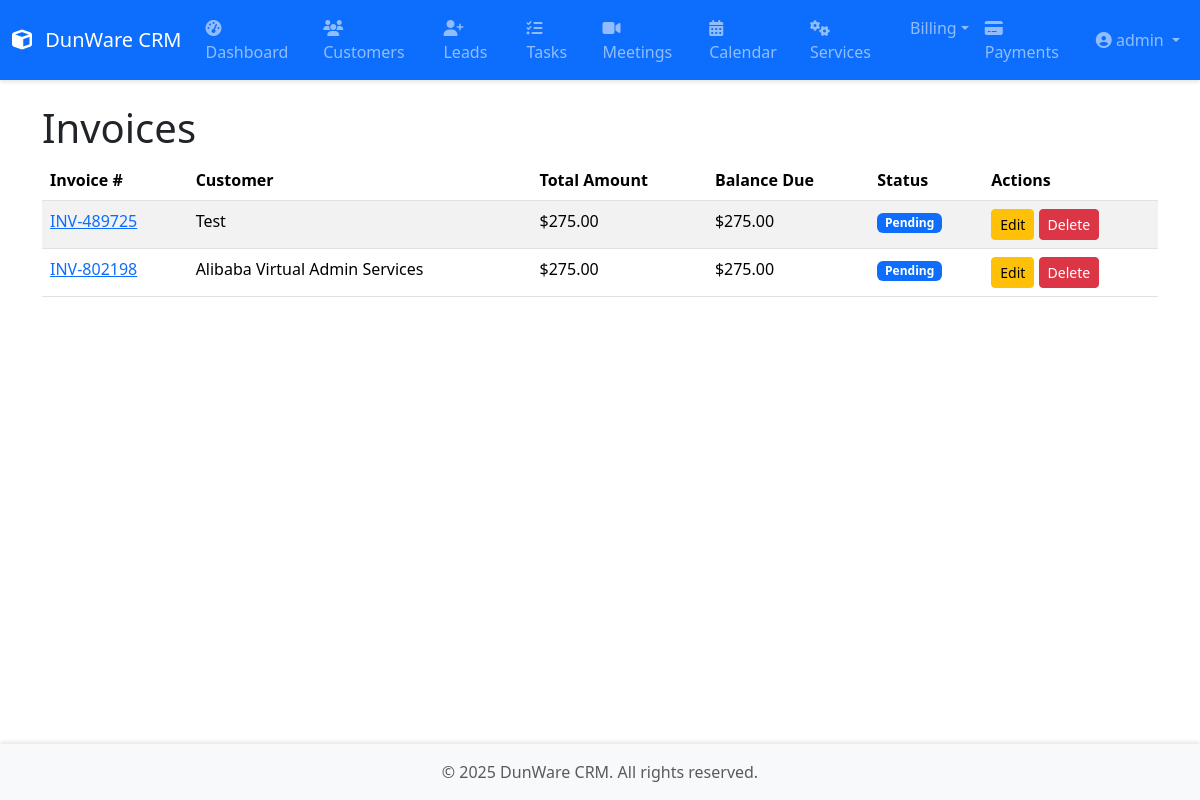
The app's page /billing/invoices/ (signed in) with its own data.
### core/models.py (models this page shows, shortened)
class Invoice(models.Model):
    STATUS_CHOICES = [
        ('pending', 'Pending'),
        ('paid', 'Paid'),
        ('overdue', 'Overdue'),
        ('cancelled', 'Cancelled')
    ]
    customer = models.ForeignKey('Customer', on_delete=models.CASCADE, related_name='invoices')
    services = models.ManyToManyField('ServiceSubscription', blank=True, related_name='invoices')
    invoice_number = models.CharField(max_length=20, unique=True)
    issue_date = models.DateField(default=timezone.now)
    due_date = models.DateField()
    total_amount = models.DecimalField(max_digits=10, decimal_places=2, default=0.00)
    amount_due = models.DecimalField(max_digits=10, decimal_places=2, default=0.00)  # ✅ Track remaining balance
    status = models.CharField(max_length=20, choices=STATUS_CHOICES, default='pending')
    created_at = models.DateTimeField(auto_now_add=True)
    @property
    def balance_due(self):
        total_paid = sum(payment.amount for payment in self.payments.all())
        return max(self.total_amount - total_paid, 0)

class Customer(models.Model):
    CUSTOMER_STATUS = [
        ('active', 'Active'),
        ('inactive', 'Inactive'),
        ('pending', 'Pending')
    ]
    company_name = models.CharField(max_length=200)
    contact_person = models.CharField(max_length=100)
    email = models.EmailField()
    phone = models.CharField(max_length=15)
    address = models.TextField()
    city = models.CharField(max_length=100)
    state = models.CharField(max_length=100)
    zip_code = models.CharField(max_length=10)
    website = models.URLField(blank=True, null=True)
    status = models.CharField(max_length=20, choices=CUSTOMER_STATUS, default='active')
    assigned_to = models.ForeignKey(Employee, on_delete=models.SET_NULL, null=True, related_name='customers')
    created_at = models.DateTimeField(auto_now_add=True)
    updated_at = models.DateTimeField(auto_now=True)

### core/views.py (the view)
# urls.py: path('billing/invoices/', views.InvoiceListView.as_view(), name='invoice-list'),
class InvoiceListView(LoginRequiredMixin, ListView):
    model = Invoice
    template_name = 'core/invoice_list.html'
    context_object_name = 'invoices'
    paginate_by = 10
    def get_queryset(self):
        return Invoice.objects.exclude(status='paid').order_by('-created_at')

### core/templates/core/invoice_list.html (shortened to what this page needs)
{% extends 'core/base.html' %}
{% block content %}
<div class="container">
    <h1>Invoices</h1>
    <table class="table table-striped">
        <thead>
            <tr>
                <th>Invoice #</th>
                <th>Customer</th>
                <th>Total Amount</th>
                <th>Balance Due</th>
                <th>Status</th>
                <th>Actions</th>
            </tr>
        </thead>
        <tbody>
            {% for invoice in invoices %}
            <tr>
                <td><a href="{% url 'invoice-detail' invoice.pk %}">{{ invoice.invoice_number }}</a></td>
                <td>{{ invoice.customer.company_name }}</td>
                <td>${{ invoice.total_amount|floatformat:2 }}</td>
                <td>${{ invoice.balance_due|floatformat:2 }}</td>
                <td>
                    <span class="badge bg-{% if invoice.status == 'paid' %}success{% elif invoice.status == 'partially_paid' %}warning{% elif invoice.status == 'overdue' %}danger{% else %}primary{% endif %}">
                        {{ invoice.get_status_display }}
                    </span>
                </td>
                <td>
                    <a href="{% url 'invoice-update' invoice.pk %}" class="btn btn-warning btn-sm">Edit</a>
                    <a href="{% url 'invoice-delete' invoice.pk %}" class="btn btn-danger btn-sm">Delete</a>
                </td>
            </tr>
            {% endfor %}
        </tbody>
    </table>
</div>
{% endblock %}

### core/templates/core/base.html (shortened to what this page needs)
{% load static %}
<!DOCTYPE html>
<html lang="en">
<head>
    <link href="https://cdn.jsdelivr.net/npm/bootstrap@5.3.2/dist/css/bootstrap.min.css" rel="stylesheet">
    <link href="https://cdn.jsdelivr.net/npm/@fortawesome/fontawesome-free@6.4.2/css/all.min.css" rel="stylesheet">
    <link href="https://cdn.jsdelivr.net/npm/flatpickr/dist/flatpickr.min.css" rel="stylesheet">
    <link href="{% static 'css/style.css' %}" rel="stylesheet">
</head>
<body>
    <nav class="navbar navbar-expand-lg navbar-dark bg-primary">
        <div class="container-fluid">
            <a class="navbar-brand" href="{% url 'dashboard' %}">
                <i class="fas fa-cube"></i> DunWare CRM
            </a>
            <div class="collapse navbar-collapse" id="navbarMain">
                {% if user.is_authenticated %}
                <ul class="navbar-nav me-auto">
                    <li class="nav-item">
                        <a class="nav-link {% if request.resolver_match.url_name == 'dashboard' %}active{% endif %}"
                           href="{% url 'dashboard' %}">
                            <i class="fas fa-tachometer-alt"></i> Dashboard
                        </a>
                    </li>
                    <li class="nav-item">
                        <a class="nav-link {% if 'customer' in request.resolver_match.url_name %}active{% endif %}"
                           href="{% url 'customer-list' %}">
                            <i class="fas fa-users"></i> Customers
                        </a>
                    </li>
                    <li class="nav-item">
                        <a class="nav-link {% if 'lead' in request.resolver_match.url_name %}active{% endif %}"
                           href="{% url 'lead-list' %}">
                            <i class="fas fa-user-plus"></i> Leads
                        </a>
                    </li>
                    <li class="nav-item">
                        <a class="nav-link {% if 'task' in request.resolver_match.url_name %}active{% endif %}"
                           href="{% url 'task-list' %}">
                            <i class="fas fa-tasks"></i> Tasks
                        </a>
                    </li>
                    <li class="nav-item">
                        <a class="nav-link {% if 'meeting' in request.resolver_match.url_name %}active{% endif %}"
                           href="{% url 'meeting-list' %}">
                            <i class="fas fa-video"></i> Meetings
                        </a>
                    </li>
                    <li class="nav-item">
                        <a class="nav-link {% if 'calendar' in request.resolver_match.url_name %}active{% endif %}"
                           href="{% url 'calendar' %}">
                            <i class="fas fa-calendar-alt"></i> Calendar
                        </a>
                    </li>
                    <li class="nav-item">
                        <a class="nav-link {% if 'service' in request.resolver_match.url_name %}active{% endif %}"
                           href="{% url 'service-list' %}">
                            <i class="fas fa-cogs"></i> Services
                        </a>
                    </li>
                    <li class="nav-item dropdown">
                        <a class="nav-link dropdown-toggle {% if 'billing' in request.resolver_match.url_name %}active{% endif %}" href="#" id="billingDropdown" role="button" data-bs-toggle="dropdown">Billing</a>
                    </li>
                    <li class="nav-item">
                        <a class="nav-link {% if 'payment' in request.resolver_match.url_name %}active{% endif %}"
                           href="{% url 'payment-list' %}">
                            <i class="fas fa-credit-card"></i> Payments
                        </a>
                    </li>
                </ul>
                    <ul class="navbar-nav ms-auto">
                        <li class="nav-item dropdown">
                            <a class="nav-link dropdown-toggle" href="#" id="navbarDropdown"
                               role="button" data-bs-toggle="dropdown">
                                <i class="fas fa-user-circle"></i>
                                {{ user.get_full_name|default:user.username }}
                            </a>
                        </li>
                    </ul>
                {% endif %}
            </div>
        </div>
    </nav>
    <div class="container-fluid py-4">
        {% block content %}{% endblock %}
    </div>
    <footer class="footer mt-auto py-3 bg-light">
        <div class="container text-center">
            <span class="text-muted">© {% now "Y" %} DunWare CRM. All rights reserved.</span>
        </div>
    </footer>
</body>
</html>

### dunware_crm/static/css/style.css (style rules this page uses)
body { min-height: 100vh; display: flex; flex-direction: column; }
.container-fluid { flex: 1; }
.navbar { box-shadow: 0 2px 4px rgba(0,0,0,.1); }
.navbar-brand i { margin-right: 0.5rem; }
.footer { margin-top: auto; box-shadow: 0 -2px 4px rgba(0,0,0,.1); }

### records on screen
Invoice: invoice_number "INV-489725", customer.company_name "Test", total_amount "275.00", balance_due "275.00", status "Pending"
Invoice: invoice_number "INV-802198", customer.company_name "Alibaba Virtual Admin Services", total_amount "275.00", balance_due "275.00", status "Pending"

### other values on screen
{{ user.get_full_name|default:user.username }} "admin"
